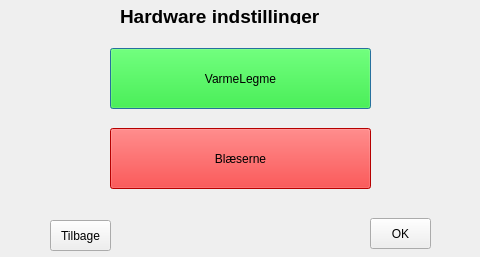
<?xml version="1.0" encoding="UTF-8"?>
<ui version="4.0">
 <class>dialog_hardwaresettings</class>
 <widget class="QDialog" name="dialog_hardwaresettings">
  <property name="geometry">
   <rect>
    <x>0</x>
    <y>0</y>
    <width>480</width>
    <height>257</height>
   </rect>
  </property>
  <property name="maximumSize">
   <size>
    <width>480</width>
    <height>257</height>
   </size>
  </property>
  <property name="windowTitle">
   <string>Dialog</string>
  </property>
  <widget class="QLabel" name="label_3">
   <property name="geometry">
    <rect>
     <x>120</x>
     <y>8</y>
     <width>231</width>
     <height>16</height>
    </rect>
   </property>
   <property name="font">
    <font>
     <pointsize>14</pointsize>
     <weight>75</weight>
     <bold>true</bold>
    </font>
   </property>
   <property name="text">
    <string>Hardware indstillinger</string>
   </property>
  </widget>
  <widget class="QPushButton" name="pushButton_3">
   <property name="geometry">
    <rect>
     <x>110</x>
     <y>48</y>
     <width>261</width>
     <height>61</height>
    </rect>
   </property>
   <property name="styleSheet">
    <string notr="true">background-color: rgb(0, 255, 0);</string>
   </property>
   <property name="text">
    <string>VarmeLegme</string>
   </property>
  </widget>
  <widget class="QPushButton" name="pushButton_2">
   <property name="geometry">
    <rect>
     <x>370</x>
     <y>218</y>
     <width>61</width>
     <height>31</height>
    </rect>
   </property>
   <property name="text">
    <string>OK</string>
   </property>
  </widget>
  <widget class="QPushButton" name="pushButton_4">
   <property name="geometry">
    <rect>
     <x>110</x>
     <y>128</y>
     <width>261</width>
     <height>61</height>
    </rect>
   </property>
   <property name="styleSheet">
    <string notr="true">background-color: rgb(255, 0, 0);</string>
   </property>
   <property name="text">
    <string>Blæserne</string>
   </property>
  </widget>
  <widget class="QPushButton" name="pushButton">
   <property name="geometry">
    <rect>
     <x>50</x>
     <y>220</y>
     <width>61</width>
     <height>31</height>
    </rect>
   </property>
   <property name="text">
    <string>Tilbage</string>
   </property>
  </widget>
 </widget>
 <resources/>
 <connections/>
</ui>
